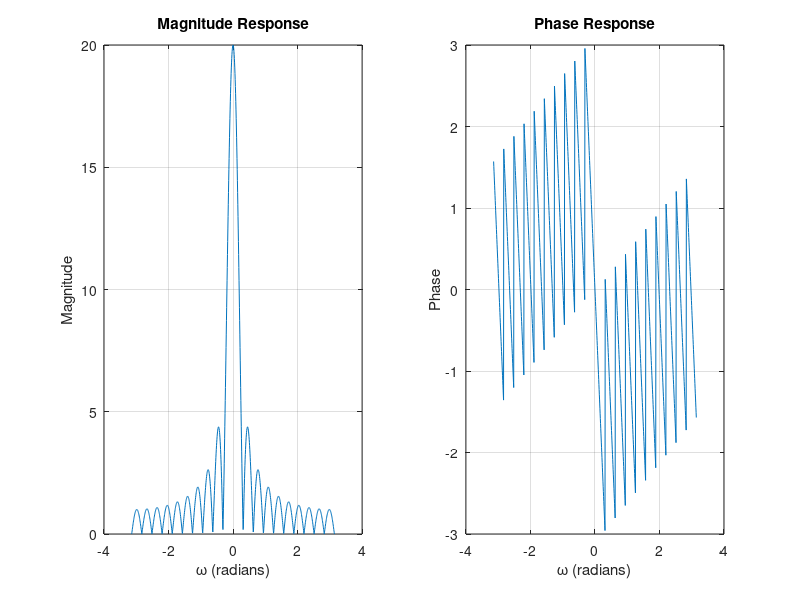

Write MATLAB code to recreate this figure.
clear all
close all
clc

N = 20;
%N = 40;
L = 1000;
omega = linspace(-pi, pi, L);
coeff = exp(-j * omega * (N - 1)/2);
W_DTFT = N * coeff .* diric(omega, N);

mag_W = abs(W_DTFT);
pha_W = angle(W_DTFT);

figure(1);

subplot(1,2,1);
plot(omega, mag_W);
xlabel('\omega (radians)');
ylabel('Magnitude');
title('Magnitude Response');
grid on;


subplot(1,2,2);
plot(omega, pha_W);
xlabel('\omega (radians)');
ylabel('Phase');
title('Phase Response');
grid on;
